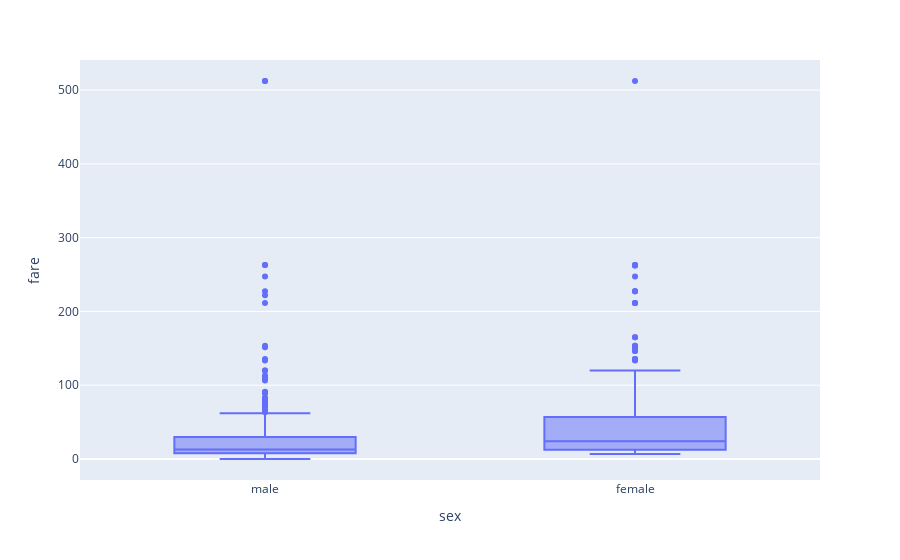

Notebook source saved alongside this figure:
### Code cell
px.box(df, x="sex", y="fare")

### Figure 1 — Plotly figure (JSON) as saved in the notebook; plotly's stock layout.template omitted (floating-point values rounded to 4 significant figures; data arrays with more than 128 entries replaced by an {"elided": "..."} marker saying what was removed)
{"data": [{"alignmentgroup": "True", "hovertemplate": "sex=%{x}<br>fare=%{y}<extra></extra>", "legendgroup": "", "marker": {"color": "#636efa"}, "name": "", "notched": false, "offsetgroup": "", "orientation": "v", "showlegend": false, "type": "box", "x": {"elided": "780 str values"}, "x0": " ", "xaxis": "x", "y": {"elided": "780 float values"}, "y0": " ", "yaxis": "y"}], "layout": {"boxmode": "group", "legend": {"tracegroupgap": 0}, "margin": {"t": 60}, "xaxis": {"anchor": "y", "domain": [0, 1], "title": {"text": "sex"}}, "yaxis": {"anchor": "x", "domain": [0, 1], "title": {"text": "fare"}}}}
